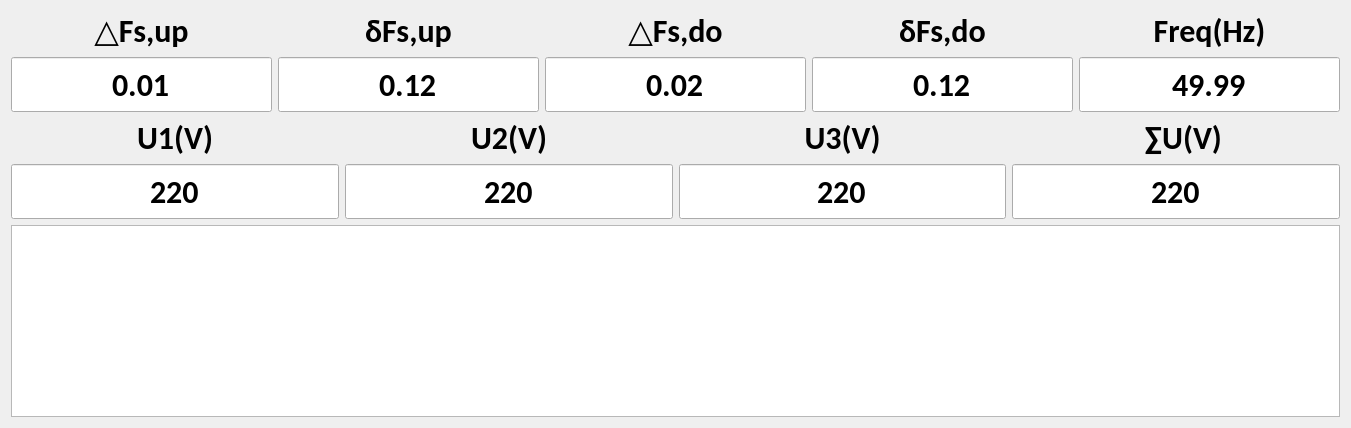
              <widget class="QWidget" name="page_4">
               <layout class="QGridLayout" name="gridLayout_8">
                <item row="1" column="0">
                 <layout class="QGridLayout" name="gridLayout_7">
                  <item row="1" column="0">
                   <widget class="QLineEdit" name="lineEdit_72">
                    <property name="minimumSize">
                     <size>
                      <width>150</width>
                      <height>55</height>
                     </size>
                    </property>
                    <property name="font">
                     <font>
                      <family>Calibri</family>
                      <pointsize>24</pointsize>
                      <weight>75</weight>
                      <bold>true</bold>
                     </font>
                    </property>
                    <property name="text">
                     <string>220</string>
                    </property>
                    <property name="alignment">
                     <set>Qt::AlignCenter</set>
                    </property>
                   </widget>
                  </item>
                  <item row="0" column="0">
                   <widget class="QLabel" name="label_54">
                    <property name="font">
                     <font>
                      <family>Calibri</family>
                      <pointsize>24</pointsize>
                      <weight>75</weight>
                      <bold>true</bold>
                     </font>
                    </property>
                    <property name="text">
                     <string>U1(V)</string>
                    </property>
                    <property name="alignment">
                     <set>Qt::AlignCenter</set>
                    </property>
                   </widget>
                  </item>
                  <item row="0" column="2">
                   <widget class="QLabel" name="label_52">
                    <property name="font">
                     <font>
                      <family>Calibri</family>
                      <pointsize>24</pointsize>
                      <weight>75</weight>
                      <bold>true</bold>
                     </font>
                    </property>
                    <property name="text">
                     <string>U3(V)</string>
                    </property>
                    <property name="alignment">
                     <set>Qt::AlignCenter</set>
                    </property>
                   </widget>
                  </item>
                  <item row="0" column="3">
                   <widget class="QLabel" name="label_51">
                    <property name="font">
                     <font>
                      <family>Calibri</family>
                      <pointsize>24</pointsize>
                      <weight>75</weight>
                      <bold>true</bold>
                     </font>
                    </property>
                    <property name="text">
                     <string>  ∑U(V)</string>
                    </property>
                    <property name="alignment">
                     <set>Qt::AlignCenter</set>
                    </property>
                   </widget>
                  </item>
                  <item row="0" column="1">
                   <widget class="QLabel" name="label_53">
                    <property name="font">
                     <font>
                      <family>Calibri</family>
                      <pointsize>24</pointsize>
                      <weight>75</weight>
                      <bold>true</bold>
                     </font>
                    </property>
                    <property name="text">
                     <string>U2(V)</string>
                    </property>
                    <property name="alignment">
                     <set>Qt::AlignCenter</set>
                    </property>
                   </widget>
                  </item>
                  <item row="1" column="1">
                   <widget class="QLineEdit" name="lineEdit_73">
                    <property name="minimumSize">
                     <size>
                      <width>150</width>
                      <height>55</height>
                     </size>
                    </property>
                    <property name="font">
                     <font>
                      <family>Calibri</family>
                      <pointsize>24</pointsize>
                      <weight>75</weight>
                      <bold>true</bold>
                     </font>
                    </property>
                    <property name="text">
                     <string>220</string>
                    </property>
                    <property name="alignment">
                     <set>Qt::AlignCenter</set>
                    </property>
                   </widget>
                  </item>
                  <item row="1" column="2">
                   <widget class="QLineEdit" name="lineEdit_74">
                    <property name="minimumSize">
                     <size>
                      <width>150</width>
                      <height>55</height>
                     </size>
                    </property>
                    <property name="font">
                     <font>
                      <family>Calibri</family>
                      <pointsize>24</pointsize>
                      <weight>75</weight>
                      <bold>true</bold>
                     </font>
                    </property>
                    <property name="text">
                     <string>220</string>
                    </property>
                    <property name="alignment">
                     <set>Qt::AlignCenter</set>
                    </property>
                   </widget>
                  </item>
                  <item row="1" column="3">
                   <widget class="QLineEdit" name="lineEdit_75">
                    <property name="minimumSize">
                     <size>
                      <width>150</width>
                      <height>55</height>
                     </size>
                    </property>
                    <property name="font">
                     <font>
                      <family>Calibri</family>
                      <pointsize>24</pointsize>
                      <weight>75</weight>
                      <bold>true</bold>
                     </font>
                    </property>
                    <property name="text">
                     <string>220</string>
                    </property>
                    <property name="alignment">
                     <set>Qt::AlignCenter</set>
                    </property>
                   </widget>
                  </item>
                 </layout>
                </item>
                <item row="0" column="0">
                 <layout class="QGridLayout" name="gridLayout_3">
                  <item row="0" column="4">
                   <widget class="QLabel" name="label_44">
                    <property name="font">
                     <font>
                      <family>Calibri</family>
                      <pointsize>24</pointsize>
                      <weight>75</weight>
                      <bold>true</bold>
                     </font>
                    </property>
                    <property name="text">
                     <string>Freq(Hz)</string>
                    </property>
                    <property name="alignment">
                     <set>Qt::AlignCenter</set>
                    </property>
                   </widget>
                  </item>
                  <item row="0" column="3">
                   <widget class="QLabel" name="label_45">
                    <property name="font">
                     <font>
                      <family>Calibri</family>
                      <pointsize>24</pointsize>
                      <weight>75</weight>
                      <bold>true</bold>
                     </font>
                    </property>
                    <property name="text">
                     <string>δFs,do</string>
                    </property>
                    <property name="alignment">
                     <set>Qt::AlignCenter</set>
                    </property>
                   </widget>
                  </item>
                  <item row="0" column="2">
                   <widget class="QLabel" name="label_48">
                    <property name="font">
                     <font>
                      <family>Calibri</family>
                      <pointsize>24</pointsize>
                      <weight>75</weight>
                      <bold>true</bold>
                     </font>
                    </property>
                    <property name="text">
                     <string>△Fs,do</string>
                    </property>
                    <property name="alignment">
                     <set>Qt::AlignCenter</set>
                    </property>
                   </widget>
                  </item>
                  <item row="0" column="0">
                   <widget class="QLabel" name="label_50">
                    <property name="font">
                     <font>
                      <family>Calibri</family>
                      <pointsize>24</pointsize>
                      <weight>75</weight>
                      <bold>true</bold>
                     </font>
                    </property>
                    <property name="text">
                     <string>△Fs,up</string>
                    </property>
                    <property name="alignment">
                     <set>Qt::AlignCenter</set>
                    </property>
                   </widget>
                  </item>
                  <item row="0" column="1">
                   <widget class="QLabel" name="label_49">
                    <property name="font">
                     <font>
                      <family>Calibri</family>
                      <pointsize>24</pointsize>
                      <weight>75</weight>
                      <bold>true</bold>
                     </font>
                    </property>
                    <property name="text">
                     <string>δFs,up</string>
                    </property>
                    <property name="alignment">
                     <set>Qt::AlignCenter</set>
                    </property>
                   </widget>
                  </item>
                  <item row="1" column="0">
                   <widget class="QLineEdit" name="lineEdit_10">
                    <property name="minimumSize">
                     <size>
                      <width>150</width>
                      <height>55</height>
                     </size>
                    </property>
                    <property name="font">
                     <font>
                      <family>Calibri</family>
                      <pointsize>24</pointsize>
                      <weight>75</weight>
                      <bold>true</bold>
                     </font>
                    </property>
                    <property name="text">
                     <string>0.01</string>
                    </property>
                    <property name="alignment">
                     <set>Qt::AlignCenter</set>
                    </property>
                   </widget>
                  </item>
                  <item row="1" column="1">
                   <widget class="QLineEdit" name="lineEdit_52">
                    <property name="minimumSize">
                     <size>
                      <width>150</width>
                      <height>55</height>
                     </size>
                    </property>
                    <property name="font">
                     <font>
                      <family>Calibri</family>
                      <pointsize>24</pointsize>
                      <weight>75</weight>
                      <bold>true</bold>
                     </font>
                    </property>
                    <property name="text">
                     <string>0.12</string>
                    </property>
                    <property name="alignment">
                     <set>Qt::AlignCenter</set>
                    </property>
                   </widget>
                  </item>
                  <item row="1" column="2">
                   <widget class="QLineEdit" name="lineEdit_69">
                    <property name="minimumSize">
                     <size>
                      <width>150</width>
                      <height>55</height>
                     </size>
                    </property>
                    <property name="font">
                     <font>
                      <family>Calibri</family>
                      <pointsize>24</pointsize>
                      <weight>75</weight>
                      <bold>true</bold>
                     </font>
                    </property>
                    <property name="text">
                     <string>0.02</string>
                    </property>
                    <property name="alignment">
                     <set>Qt::AlignCenter</set>
                    </property>
                   </widget>
                  </item>
                  <item row="1" column="3">
                   <widget class="QLineEdit" name="lineEdit_70">
                    <property name="minimumSize">
                     <size>
                      <width>150</width>
                      <height>55</height>
                     </size>
                    </property>
                    <property name="font">
                     <font>
                      <family>Calibri</family>
                      <pointsize>24</pointsize>
                      <weight>75</weight>
                      <bold>true</bold>
                     </font>
                    </property>
                    <property name="text">
                     <string>0.12</string>
                    </property>
                    <property name="alignment">
                     <set>Qt::AlignCenter</set>
                    </property>
                   </widget>
                  </item>
                  <item row="1" column="4">
                   <widget class="QLineEdit" name="lineEdit_71">
                    <property name="minimumSize">
                     <size>
                      <width>150</width>
                      <height>55</height>
                     </size>
                    </property>
                    <property name="font">
                     <font>
                      <family>Calibri</family>
                      <pointsize>24</pointsize>
                      <weight>75</weight>
                      <bold>true</bold>
                     </font>
                    </property>
                    <property name="text">
                     <string>49.99</string>
                    </property>
                    <property name="alignment">
                     <set>Qt::AlignCenter</set>
                    </property>
                   </widget>
                  </item>
                 </layout>
                </item>
                <item row="2" column="0">
                 <widget class="QPlainTextEdit" name="plainTextEdit_2"/>
                </item>
               </layout>
              </widget>
